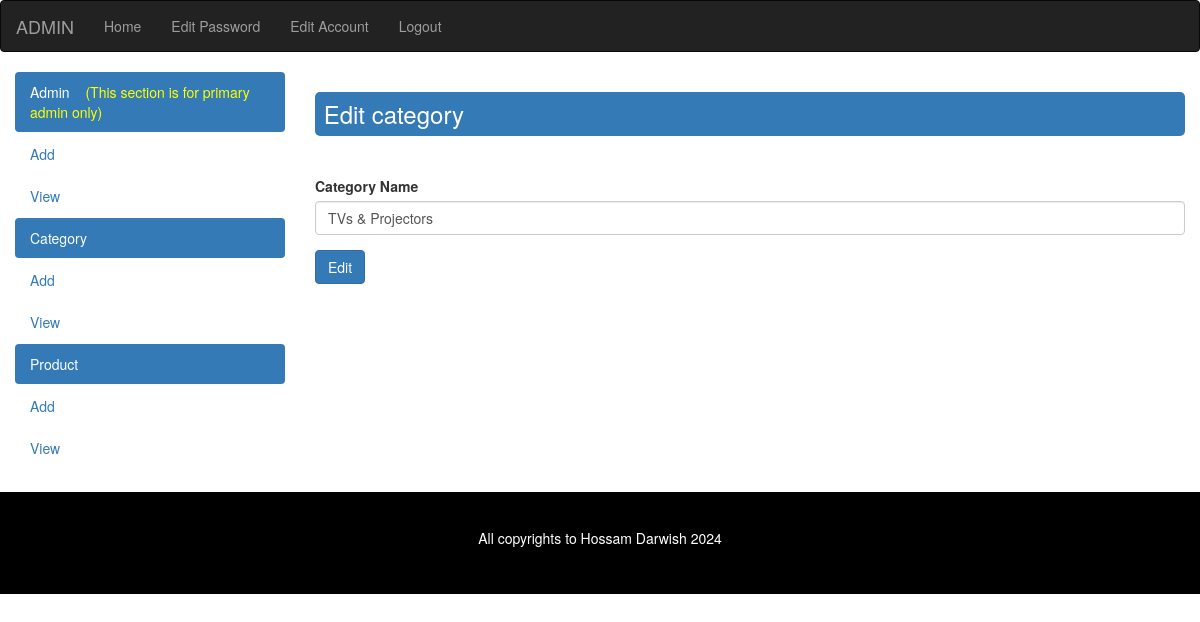
The app's page /admin/edit_category.php?category_id=3 (signed in), older data.
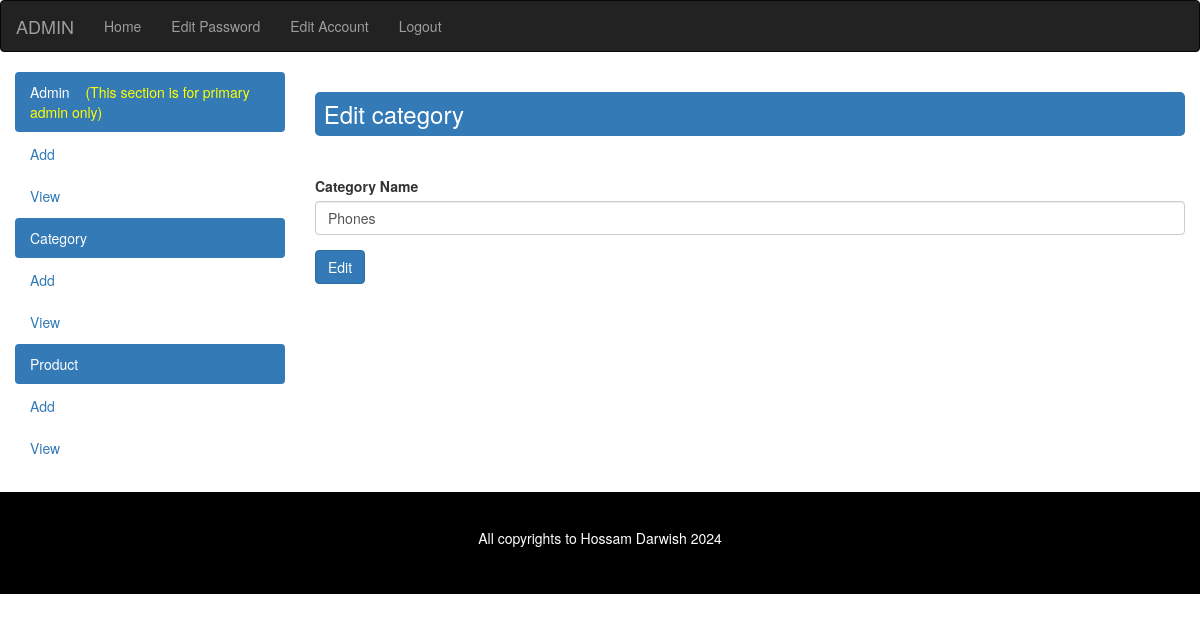
The same page, newer data.
### tables this page shows
CREATE TABLE `category` (
  `category_id` int(2) NOT NULL,
  `category_name` varchar(20) NOT NULL
);

### admin/edit_category.php (the view, shortened to what this page needs)
<?php
if(isset($_SESSION['admin_login']))
{
    include_once("header.php");
    ?>
    <h3 class="bg-primary" style="padding: 1%;border-radius: 5px;margin-bottom: 40px;">
        Edit category
    </h3>
    <?php
    if(isset($_GET['category_id']))
    {
        $category_id = intval($_GET['category_id']);
        $sql = "SELECT * FROM category WHERE category_id=$category_id";
        $result = mysqli_query($con,$sql);
        if($result)
        {
            if(mysqli_num_rows($result)>0)
            {
                $row_old = mysqli_fetch_array($result);
                if(!isset($_POST['submit']))
                {
                    ?>
                        <form method="post" action="">
                            <div class="form-group">
                                <label>Category Name</label>
                                <input value="<?php echo $row_old['category_name']; ?>" type="text" name="category_name" class="form-control">
                            </div>
                            <button type="submit" name="submit" class="btn btn-primary">
                                Edit
                            </button>
                        </form>
                    <?php
                }
            }
            else
            {
                output_msg("f","Error! Unexpected Error");
            }
        }
        else
        {
            output_msg("f","Error! SQL Error");
        }
    }
    else
    {
        output_msg("f","Unexpected Error!");
    }
    include_once("footer.php");
}
else
{
    include_once("login.php");
}
?>

Row changes from the older to the newer data that the page shows:
changed category: category_name "TVs & Projectors" → "Phones"
